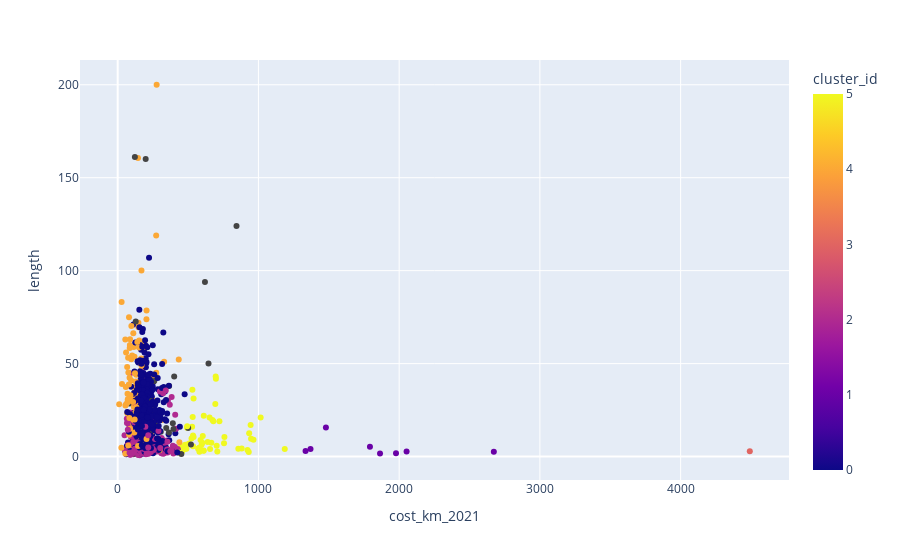

Notebook code cell kept with this figure:
### Code cell
import plotly.express as px

# Create a DataFrame for the data you want to plot
data_to_plot = tc_1
# Create the plot
fig = px.scatter(data_to_plot, x='cost_km_2021', y='length', color='cluster_id', hover_data=['phase'])

# Show the plot
fig.show()

### Figure 1 — Plotly figure (JSON) as saved in the notebook; plotly's stock layout.template omitted (floating-point values rounded to 4 significant figures; data arrays with more than 128 entries replaced by an {"elided": "..."} marker saying what was removed)
{"data": [{"customdata": {"elided": "835x1 str values"}, "hovertemplate": "cost_km_2021=%{x}<br>length=%{y}<br>phase=%{customdata[0]}<br>cluster_id=%{marker.color}<extra></extra>", "legendgroup": "", "marker": {"color": {"elided": "835 int values"}, "coloraxis": "coloraxis", "symbol": "circle"}, "mode": "markers", "name": "", "orientation": "v", "showlegend": false, "type": "scatter", "x": {"elided": "835 float values"}, "xaxis": "x", "y": {"elided": "835 float values"}, "yaxis": "y"}], "layout": {"autosize": true, "coloraxis": {"colorbar": {"title": {"text": "cluster_id"}}, "colorscale": [[0, "#0d0887"], [0.1111, "#46039f"], [0.2222, "#7201a8"], [0.3333, "#9c179e"], [0.4444, "#bd3786"], [0.5556, "#d8576b"], [0.6667, "#ed7953"], [0.7778, "#fb9f3a"], [0.8889, "#fdca26"], [1, "#f0f921"]]}, "legend": {"tracegroupgap": 0}, "margin": {"t": 60}, "xaxis": {"anchor": "y", "autorange": true, "domain": [0, 1], "range": [-259.5, 4762.0], "title": {"text": "cost_km_2021"}, "type": "linear"}, "yaxis": {"anchor": "x", "autorange": true, "domain": [0, 1], "range": [-14.73, 215.4], "title": {"text": "length"}, "type": "linear"}}}
